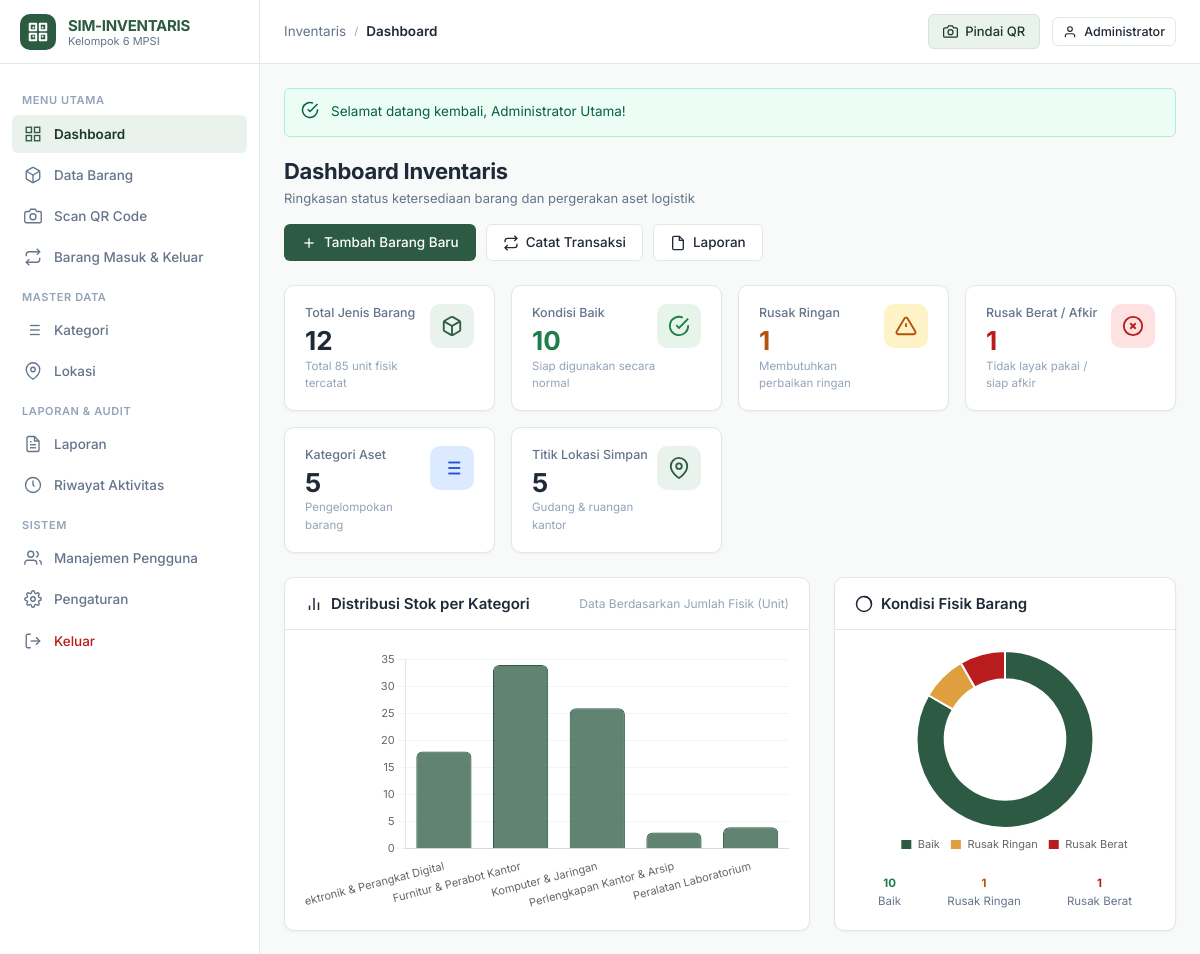
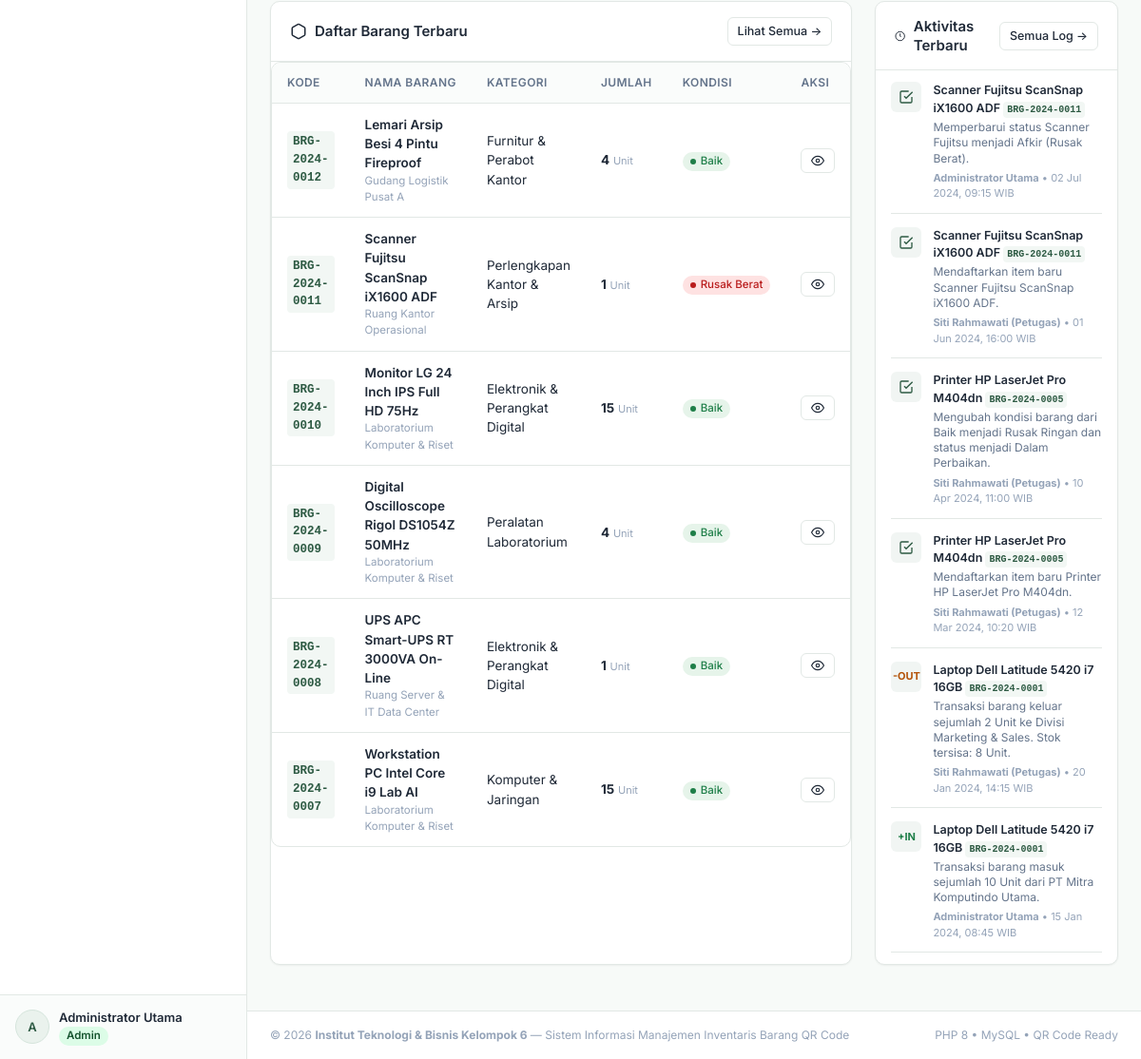
The page / (signed in) on the database its author committed (2 pictures, top to bottom).
### tables this page shows
CREATE TABLE `items` (
  `id` INT AUTO_INCREMENT PRIMARY KEY,
  `item_code` VARCHAR(50) NOT NULL UNIQUE,
  `name` VARCHAR(150) NOT NULL,
  `category_id` INT NOT NULL,
  `location_id` INT NOT NULL,
  `quantity` INT NOT NULL DEFAULT 0,
  `unit` VARCHAR(30) NOT NULL DEFAULT 'Unit',
  `item_condition` ENUM('Baik', 'Rusak Ringan', 'Rusak Berat') NOT NULL DEFAULT 'Baik',
  `status` ENUM('Tersedia', 'Dipinjam', 'Habis', 'Dalam Perbaikan', 'Afkir') NOT NULL DEFAULT 'Tersedia',
  `entry_date` DATE NOT NULL,
  `description` TEXT NULL,
  `qr_code_text` VARCHAR(255) NOT NULL,
  `created_by` INT NULL,
  `created_at` TIMESTAMP DEFAULT CURRENT_TIMESTAMP,
  `updated_at` TIMESTAMP DEFAULT CURRENT_TIMESTAMP ON UPDATE CURRENT_TIMESTAMP,
  CONSTRAINT `fk_items_category` FOREIGN KEY (`category_id`) REFERENCES `categories` (`id`) ON UPDATE CASCADE,
  CONSTRAINT `fk_items_location` FOREIGN KEY (`location_id`) REFERENCES `locations` (`id`) ON UPDATE CASCADE,
  CONSTRAINT `fk_items_created_by` FOREIGN KEY (`created_by`) REFERENCES `users` (`id`) ON DELETE SET NULL ON UPDATE CASCADE
);

CREATE TABLE `locations` (
  `id` INT AUTO_INCREMENT PRIMARY KEY,
  `code` VARCHAR(20) NOT NULL UNIQUE,
  `name` VARCHAR(100) NOT NULL,
  `building` VARCHAR(100) NULL,
  `floor` VARCHAR(50) NULL,
  `description` TEXT NULL,
  `created_at` TIMESTAMP DEFAULT CURRENT_TIMESTAMP,
  `updated_at` TIMESTAMP DEFAULT CURRENT_TIMESTAMP ON UPDATE CURRENT_TIMESTAMP
);

CREATE TABLE `categories` (
  `id` INT AUTO_INCREMENT PRIMARY KEY,
  `code` VARCHAR(20) NOT NULL UNIQUE,
  `name` VARCHAR(100) NOT NULL,
  `description` TEXT NULL,
  `created_at` TIMESTAMP DEFAULT CURRENT_TIMESTAMP,
  `updated_at` TIMESTAMP DEFAULT CURRENT_TIMESTAMP ON UPDATE CURRENT_TIMESTAMP
);

CREATE TABLE `item_histories` (
  `id` INT AUTO_INCREMENT PRIMARY KEY,
  `action_type` VARCHAR(50) NOT NULL,
  `item_id` INT NULL,
  `item_code` VARCHAR(50) NOT NULL,
  `item_name` VARCHAR(150) NOT NULL,
  `user_id` INT NULL,
  `user_name` VARCHAR(100) NOT NULL,
  `user_role` VARCHAR(50) NOT NULL,
  `description` TEXT NOT NULL,
  `old_values` LONGTEXT NULL,
  `new_values` LONGTEXT NULL,
  `created_at` TIMESTAMP DEFAULT CURRENT_TIMESTAMP,
  INDEX `idx_history_item` (`item_id`),
  INDEX `idx_history_date` (`created_at`)
);

### index.php (the view, shortened to what the rows shown need)
<?php
require_once __DIR__ . '/config/helpers.php';
$pdo = getDbConnection();
$statsKondisiBaik = $pdo->query("SELECT COUNT(*) FROM items WHERE item_condition = 'Baik'")->fetchColumn();
$statsKondisiRusakRingan = $pdo->query("SELECT COUNT(*) FROM items WHERE item_condition = 'Rusak Ringan'")->fetchColumn();
$statsKondisiRusakBerat = $pdo->query("SELECT COUNT(*) FROM items WHERE item_condition = 'Rusak Berat'")->fetchColumn();
$catQuery = $pdo->query("
    SELECT c.name, COUNT(i.id) as total_items, COALESCE(SUM(i.quantity), 0) as total_qty
    FROM categories c
    LEFT JOIN items i ON c.id = i.category_id
    GROUP BY c.id, c.name
    ORDER BY total_items DESC
");
$categoriesChart = $catQuery->fetchAll();
$catLabels = [];
$catQtyCounts = [];
foreach ($categoriesChart as $cat) {
    $catLabels[] = $cat['name'];
    $catQtyCounts[] = (int)$cat['total_qty'];
}
$latestItemsStmt = $pdo->query("
    SELECT i.*, c.name as category_name, l.name as location_name
    FROM items i
    JOIN categories c ON i.category_id = c.id
    JOIN locations l ON i.location_id = l.id
    ORDER BY i.id DESC
    LIMIT 6
");
$latestItems = $latestItemsStmt->fetchAll();
$recentHistoryStmt = $pdo->query("
    SELECT * FROM item_histories
    ORDER BY id DESC
    LIMIT 6
");
$recentHistories = $recentHistoryStmt->fetchAll();
require_once __DIR__ . '/includes/header.php';
require_once __DIR__ . '/includes/sidebar.php';
require_once __DIR__ . '/includes/navbar.php';
?>
<div class="page-header">
    <div class="page-title">
        <h1>Dashboard Inventaris</h1>
    </div>
</div>
<div style="display: grid; grid-template-columns: 2fr 1fr; gap: 24px; margin-bottom: 24px;">
    <div class="card" style="margin-bottom: 0;">
        <div class="card-header">
            <h2 class="card-title">
                <svg width="18" height="18" viewBox="0 0 24 24" fill="none" stroke="currentColor" stroke-width="2"><line x1="18" y1="20" x2="18" y2="10"></line><line x1="12" y1="20" x2="12" y2="4"></line><line x1="6" y1="20" x2="6" y2="14"></line></svg>
                <span>Distribusi Stok per Kategori</span>
            </h2>
        </div>
    </div>
    <div class="card" style="margin-bottom: 0;">
        <div class="card-header">
            <h2 class="card-title">
                <svg width="18" height="18" viewBox="0 0 24 24" fill="none" stroke="currentColor" stroke-width="2"><circle cx="12" cy="12" r="10"></circle><path d="M12 2a10 10 0 0 1 10 10"></path></svg>
                <span>Kondisi Fisik Barang</span>
            </h2>
        </div>
    </div>
</div>
<div style="display: grid; grid-template-columns: 3fr 2fr; gap: 24px;">
    <div class="card">
        <div class="card-header">
            <h2 class="card-title">
                <svg width="18" height="18" viewBox="0 0 24 24" fill="none" stroke="currentColor" stroke-width="2"><path d="M21 16V8a2 2 0 0 0-1-1.73l-7-4a2 2 0 0 0-2 0l-7 4A2 2 0 0 0 3 8v8a2 2 0 0 0 1 1.73l7 4a2 2 0 0 0 2 0l7-4A2 2 0 0 0 21 16z"></path></svg>
                <span>Daftar Barang Terbaru</span>
            </h2>
        </div>
        <div class="table-responsive">
            <table class="table">
                <thead>
                    <tr>
                        <th>Kode</th>
                        <th>Nama Barang</th>
                        <th>Kategori</th>
                        <th>Jumlah</th>
                        <th>Kondisi</th>
                        <th>Aksi</th>
                    </tr>
                </thead>
                <tbody>
                    <?php if (empty($latestItems)): ?>
                        <tr><td colspan="6" style="text-align: center; color: var(--color-text-subtle); padding: 24px;">Belum ada data barang.</td></tr>
                    <?php else: ?>
                        <?php foreach ($latestItems as $item): ?>
                            <tr>
                                <td><span class="table-code"><?= e($item['item_code']) ?></span></td>
                                <td>
                                    <div style="font-weight: 600;"><?= e($item['name']) ?></div>
                                    <div style="font-size: 11.5px; color: var(--color-text-subtle);"><?= e($item['location_name']) ?></div>
                                </td>
                                <td><?= e($item['category_name']) ?></td>
                                <td><strong><?= formatNumber($item['quantity']) ?></strong> <span style="font-size: 11px; color: var(--color-text-subtle);"><?= e($item['unit']) ?></span></td>
                                <td><?= getConditionBadge($item['item_condition']) ?></td>
                                <td>
                                    <a href="<?= url('items/detail.php?code=' . urlencode($item['item_code'])) ?>" class="btn btn-secondary btn-sm" title="Lihat Detail & QR">
                                        <svg width="13" height="13" viewBox="0 0 24 24" fill="none" stroke="currentColor" stroke-width="2"><path d="M1 12s4-8 11-8 11 8 11 8-4 8-11 8-11-8-11-8z"></path><circle cx="12" cy="12" r="3"></circle></svg>
                                    </a>
                                </td>
                            </tr>
                        <?php endforeach; ?>
                    <?php endif; ?>
                </tbody>
            </table>
        </div>
    </div>
    <div class="card">
        <div class="card-header">
            <h2 class="card-title">
                <svg width="18" height="18" viewBox="0 0 24 24" fill="none" stroke="currentColor" stroke-width="2"><circle cx="12" cy="12" r="10"></circle><polyline points="12 6 12 12 14 14"></polyline></svg>
                <span>Aktivitas Terbaru</span>
            </h2>
        </div>
        <div class="card-body" style="padding: 12px 16px;">
            <?php if (empty($recentHistories)): ?>
                <div style="text-align: center; color: var(--color-text-subtle); padding: 20px;">Belum ada riwayat aktivitas.</div>
            <?php else: ?>
                <div style="display: flex; flex-direction: column; gap: 14px;">
                    <?php foreach ($recentHistories as $act): ?>
                        <div style="display: flex; gap: 12px; align-items: flex-start; padding-bottom: 12px; border-bottom: 1px solid var(--color-border);">
                            <div style="width: 32px; height: 32px; border-radius: var(--radius-sm); background: var(--color-bg-subtle); color: var(--color-primary); display: flex; align-items: center; justify-content: center; flex-shrink: 0; font-size: 11px;">
                                <?php if (strpos($act['action_type'], 'MASUK') !== false): ?>
                                    <span style="color: var(--color-success); font-weight: bold;">+IN</span>
                                <?php elseif (strpos($act['action_type'], 'KELUAR') !== false): ?>
                                    <span style="color: var(--color-warning); font-weight: bold;">-OUT</span>
                                <?php else: ?>
                                    <svg width="16" height="16" viewBox="0 0 24 24" fill="none" stroke="currentColor" stroke-width="2"><polyline points="9 11 12 14 22 4"></polyline><path d="M21 12v7a2 2 0 0 1-2 2H5a2 2 0 0 1-2-2V5a2 2 0 0 1 2-2h11"></path></svg>
                                <?php endif; ?>
                            </div>
                            <div style="flex: 1; min-width: 0;">
                                <div style="font-size: 12.5px; font-weight: 600; color: var(--color-text-main); margin-bottom: 2px;">
                                    <?= e($act['item_name']) ?> <span class="table-code" style="font-size: 10px; padding: 1px 4px;"><?= e($act['item_code']) ?></span>
                                </div>
                                <div style="font-size: 12px; color: var(--color-text-muted); line-height: 1.35;"><?= e($act['description']) ?></div>
                                <div style="font-size: 11px; color: var(--color-text-subtle); margin-top: 4px;">
                                    <strong><?= e($act['user_name']) ?></strong> &bull; <?= formatDate($act['created_at']) ?>
                                </div>
                            </div>
                        </div>
                    <?php endforeach; ?>
                </div>
            <?php endif; ?>
        </div>
    </div>
</div>
<script>
document.addEventListener('DOMContentLoaded', function () {
    // 1. Chart Kategori
    const ctxCat = document.getElementById('categoryChart');
    if (ctxCat && typeof Chart !== 'undefined') {
        new Chart(ctxCat, {
            type: 'bar',
            data: {
                labels: <?= json_encode($catLabels, JSON_UNESCAPED_UNICODE) ?>,
                datasets: [{
                    label: 'Jumlah Stok Fisik (Unit)',
                    data: <?= json_encode($catQtyCounts) ?>,
                    backgroundColor: 'rgba(45, 90, 67, 0.75)',
                    hoverBackgroundColor: 'rgba(35, 72, 53, 0.9)',
                    borderColor: '#2d5a43',
                    borderWidth: 1,
                    borderRadius: 6
                }]
            },
            options: {
                responsive: true,
                maintainAspectRatio: false,
                plugins: {
                    legend: { display: false }
                },
                scales: {
                    y: {
                        beginAtZero: true,
                        ticks: { precision: 0, font: { family: 'Inter', size: 11 } },
                        grid: { color: '#f1f5f3' }
                    },
                    x: {
                        ticks: { font: { family: 'Inter', size: 11 } },
                        grid: { display: false }
                    }
                }
            }
        });
    }
    // 2. Chart Kondisi Donut
    const ctxCond = document.getElementById('conditionChart');
    if (ctxCond && typeof Chart !== 'undefined') {
        new Chart(ctxCond, {
            type: 'doughnut',
            data: {
                labels: ['Baik', 'Rusak Ringan', 'Rusak Berat'],
                datasets: [{
                    data: [<?= (int)$statsKondisiBaik ?>, <?= (int)$statsKondisiRusakRingan ?>, <?= (int)$statsKondisiRusakBerat ?>],
                    backgroundColor: ['#2d5a43', '#e09f3e', '#b91c1c'],
                    borderWidth: 2,
                    borderColor: '#ffffff'
                }]
            },
            options: {
                responsive: true,
                maintainAspectRatio: false,
                cutout: '68%',
                plugins: {
                    legend: {
                        position: 'bottom',
                        labels: { boxWidth: 12, font: { family: 'Inter', size: 11 } }
                    }
                }
            }
        });
    }
});
</script>
<?php require_once __DIR__ . '/includes/footer.php'; ?>

### config/helpers.php (shortened to what the rows shown need)
<?php
function e(?string $string): string {
    return htmlspecialchars($string ?? '', ENT_QUOTES, 'UTF-8');
}
function url(string $path = ''): string {
    $path = ltrim($path, '/');
    return BASE_URL . ($path !== '' ? '/' . $path : '');
}
function formatDate(?string $datetime, string $format = 'd M Y, H:i'): string {
    $timestamp = strtotime($datetime);
    $bulanIndo = [
        1 => 'Jan', 2 => 'Feb', 3 => 'Mar', 4 => 'Apr', 5 => 'Mei', 6 => 'Jun',
        7 => 'Jul', 8 => 'Agu', 9 => 'Sep', 10 => 'Okt', 11 => 'Nov', 12 => 'Des'
    ];
    $d = date('d', $timestamp);
    $m = $bulanIndo[(int)date('m', $timestamp)] ?? date('M', $timestamp);
    $y = date('Y', $timestamp);
    $his = date('H:i', $timestamp);
    return "{$d} {$m} {$y}, {$his} WIB";
}
function formatNumber($num): string {
    return number_format((float)$num, 0, ',', '.');
}
function getConditionBadge(string $condition): string {
    switch ($condition) {
        case 'Baik':
            return '<span class="badge badge-success"><span class="dot dot-success"></span>Baik</span>';
        case 'Rusak Berat':
            return '<span class="badge badge-danger"><span class="dot dot-danger"></span>Rusak Berat</span>';
    }
}

### rows shown on the page
items: item_code "BRG-2024-0012", name "Lemari Arsip Besi 4 Pintu Fireproof", location.name "Gudang Logistik Pusat A", category.name "Furnitur & Perabot Kantor", quantity "4", unit "Unit", item_condition "Baik" (drawn)
items: item_code "BRG-2024-0011", name "Scanner Fujitsu ScanSnap iX1600 ADF", location.name "Ruang Kantor Operasional", category.name "Perlengkapan Kantor & Arsip", quantity "1", unit "Unit", item_condition "Rusak Berat" (drawn)
items: item_code "BRG-2024-0010", name "Monitor LG 24 Inch IPS Full HD 75Hz", location.name "Laboratorium Komputer & Riset", category.name "Elektronik & Perangkat Digital", quantity "15", unit "Unit", item_condition "Baik" (drawn)
items: item_code "BRG-2024-0009", name "Digital Oscilloscope Rigol DS1054Z 50MHz", location.name "Laboratorium Komputer & Riset", category.name "Peralatan Laboratorium", quantity "4", unit "Unit", item_condition "Baik" (drawn)
items: item_code "BRG-2024-0008", name "UPS APC Smart-UPS RT 3000VA On-Line", location.name "Ruang Server & IT Data Center", category.name "Elektronik & Perangkat Digital", quantity "1", unit "Unit", item_condition "Baik" (drawn)
items: item_code "BRG-2024-0007", name "Workstation PC Intel Core i9 Lab AI", location.name "Laboratorium Komputer & Riset", category.name "Komputer & Jaringan", quantity "15", unit "Unit", item_condition "Baik" (drawn)
item_histories: item_name "Scanner Fujitsu ScanSnap iX1600 ADF", item_code "BRG-2024-0011", description "Memperbarui status Scanner Fujitsu menjadi Afkir (Rusak Berat).", user_name "Administrator Utama", created_at "02 Jul 2024, 09:15 WIB"
item_histories: item_name "Scanner Fujitsu ScanSnap iX1600 ADF", item_code "BRG-2024-0011", description "Mendaftarkan item baru Scanner Fujitsu ScanSnap iX1600 ADF.", user_name "Siti Rahmawati (Petugas)", created_at "01 Jun 2024, 16:00 WIB"
item_histories: item_name "Printer HP LaserJet Pro M404dn", item_code "BRG-2024-0005", description "Mengubah kondisi barang dari Baik menjadi Rusak Ringan dan status menjadi Dalam Perbaikan.", user_name "Siti Rahmawati (Petugas)", created_at "10 Apr 2024, 11:00 WIB"
item_histories: item_name "Printer HP LaserJet Pro M404dn", item_code "BRG-2024-0005", description "Mendaftarkan item baru Printer HP LaserJet Pro M404dn.", user_name "Siti Rahmawati (Petugas)", created_at "12 Mar 2024, 10:20 WIB"
item_histories: action_type "-OUT", item_name "Laptop Dell Latitude 5420 i7 16GB", item_code "BRG-2024-0001", description "Transaksi barang keluar sejumlah 2 Unit ke Divisi Marketing & Sales. Stok tersisa: 8 Unit.", user_name "Siti Rahmawati (Petugas)", created_at "20 Jan 2024, 14:15 WIB"
item_histories: action_type "+IN", item_name "Laptop Dell Latitude 5420 i7 16GB", item_code "BRG-2024-0001", description "Transaksi barang masuk sejumlah 10 Unit dari PT Mitra Komputindo Utama.", user_name "Administrator Utama", created_at "15 Jan 2024, 08:45 WIB"

### other values the page prints
getSetting('app_name', 'SIM-INVENTARIS') "SIM-INVENTARIS"
substr($user['full_name'] ?? 'U', 0, 1) "A"
$user['full_name'] "Administrator Utama"
$breadcrumbTitle "Dashboard"
explode(' ', $user['full_name'] ?? 'Profil')[0] "Administrator"
$flash['message'] "Selamat datang kembali, Administrator Utama!"
formatNumber($statsTotalItems) "12"
formatNumber($statsTotalUnits) "85"
formatNumber($statsKondisiBaik) "10"
formatNumber($statsKondisiRusakRingan) "1"
formatNumber($statsKondisiRusakBerat) "1"
formatNumber($statsTotalKategori) "5"
formatNumber($statsTotalLokasi) "5"
$statsKondisiBaik "10"
$statsKondisiRusakRingan "1"
